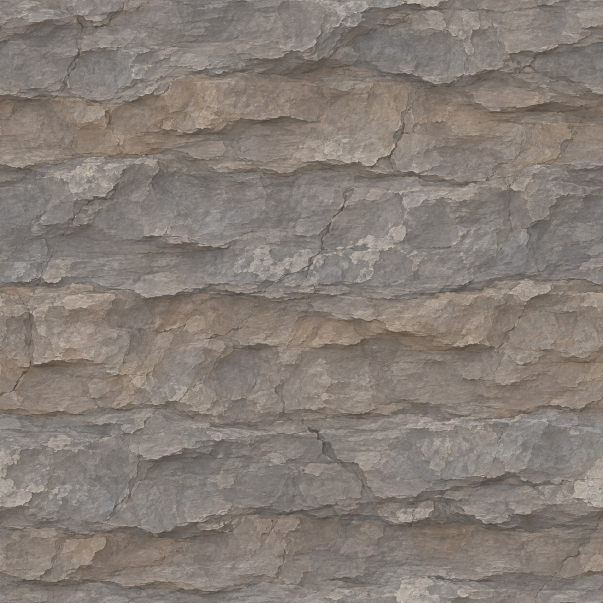
#> input picture assets/gpt-env/source/sheet-01-cliff.jpg, 1206 x 1206 px (shown at 1/2 size); its folder holds only this picture in this run
$ python process_env.py
#> lines starting #> are read from the running program, lines starting #| are printed output that depends on the picture
#!/usr/bin/env python3
"""Process the 6 GPT environment sheets (round 21) into game
assets. Originals stay in ../source/; outputs land in ../ and
../moss, ../foam. Writes process-report.json with inspection
and seam metrics."""
import json, os
import numpy as np
from PIL import Image, ImageFilter
from scipy import ndimage

BASE = os.path.dirname(os.path.dirname(os.path.abspath(__file__)))
SRC = os.path.join(BASE, 'source')
REPORT = {}

def load(name):
    return Image.open(os.path.join(SRC, name)).convert('RGB')

def seam_ratio(a):
    """Mean |diff| across the wrap seam vs typical interior diff."""
    x = np.abs(a[:, 0].astype(int) - a[:, -1].astype(int)).mean()
    xi = np.abs(np.diff(a, axis=1).astype(int)).mean()
    y = np.abs(a[0, :].astype(int) - a[-1, :].astype(int)).mean()
    yi = np.abs(np.diff(a, axis=0).astype(int)).mean()
    return {'x': round(float(x / max(xi, 1e-6)), 2), 'y': round(float(y / max(yi, 1e-6)), 2)}

def crossfade(a, width, axis):
    """Force wrap-seamlessness: blend edge bands toward their
    mirrored counterparts with a smooth ramp, so the outermost
    rows/columns become identical and the transition inland is
    gradual. Works on RGB and RGBA float arrays."""
    a = a.copy()
    a = np.moveaxis(a, axis, 0)
    n = a.shape[0]
    for i in range(width):
        wl = (width - i) / width * 0.5
        li, ri = i, n - 1 - i
        l = a[li].copy()
        r = a[ri].copy()
        a[li] = l * (1 - wl) + r * wl
        a[ri] = r * (1 - wl) + l * wl
    return np.moveaxis(a, 0, axis)

def flatten_light(im, strength=0.35, blur=42):
    a = np.asarray(im).astype(np.float32)
    lum = a.mean(axis=2, keepdims=True)
    soft = np.asarray(Image.fromarray(
        np.clip(lum[:, :, 0], 0, 255).astype(np.uint8)).filter(
        ImageFilter.GaussianBlur(blur))).astype(np.float32)[:, :, None]
    ratio = (lum.mean() / np.maximum(soft, 1.0)) ** strength
    return Image.fromarray(np.clip(a * ratio, 0, 255).astype(np.uint8))

# [57 lines left out: functions black_to_alpha, soft_alpha_rgba, components, attach_satellites, not called in this run]

# ----------------------------------------------------------------
# 1. cliff face
# ----------------------------------------------------------------
def do_cliff():
    im = load('sheet-01-cliff.jpg')
#> in load, returned value is the input picture: PIL image 1206x1206 RGB; mean R, G, B 133.8, 125.2, 118.1
    src_size = im.size
#> src_size = (1206, 1206)
    im = im.resize((1024, 1024), Image.LANCZOS)
    im = flatten_light(im, 0.35)
#> in flatten_light, `ratio = (lum.mean() / np.maximum(soft, 1.0)) ** strength`:
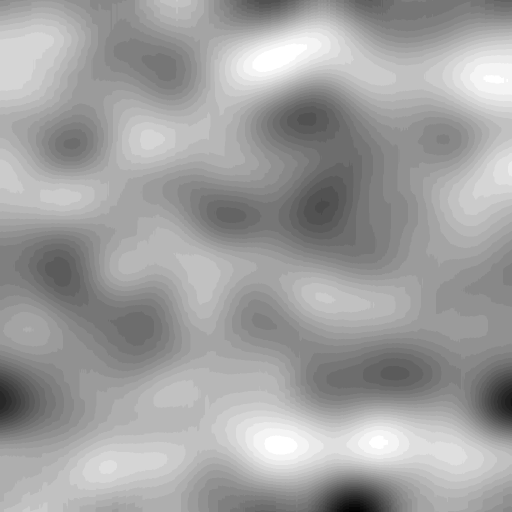
#> ratio: shape (1024, 1024, 1) float32 (shown at 1/2 size); min 0.954, max 1.03, mean 1; drawn with min black and max white
    a = np.asarray(im).astype(np.float32)
    before = seam_ratio(a[:, :, 0])
#> in seam_ratio, `x = np.abs(a[:, 0].astype(int) - a[:, -1].astype(int)).mean()`: x = 9.64
#> in seam_ratio, `xi = np.abs(np.diff(a, axis=1).astype(int)).mean()`: xi = 4.38
#> in seam_ratio, `xi = np.abs(np.diff(a, axis=1).astype(int)).mean()`:
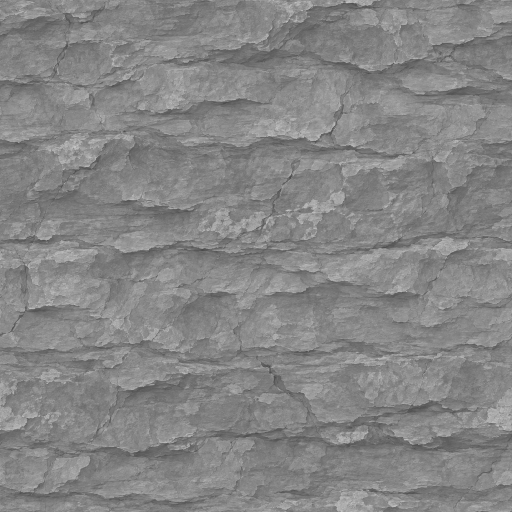
#> a: shape (1024, 1024) float32 (shown at 1/2 size); min 65, max 210, mean 133.3
#> in seam_ratio, `y = np.abs(a[0, :].astype(int) - a[-1, :].astype(int)).mean()`: y = 10.75
#> in seam_ratio, `yi = np.abs(np.diff(a, axis=0).astype(int)).mean()`: yi = 6.3
#> before = {'x': 2.2, 'y': 1.71}
    a = crossfade(a, 110, 1)
#> in crossfade, `a = np.moveaxis(a, axis, 0)`:
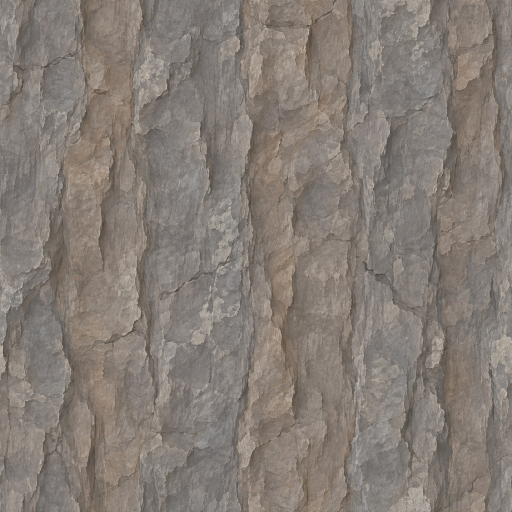
#> a: shape (1024, 1024, 3) float32 (shown at 1/2 size); mean of channels 0, 1, 2 133.3, 124.7, 117.6; drawn as R, G, B
    a = crossfade(a, 110, 0)
    after = seam_ratio(a[:, :, 0])
#> after = {'x': 0, 'y': 0}
    out = Image.fromarray(np.clip(a, 0, 255).astype(np.uint8))
    out.save(os.path.join(BASE, 'cliff-face.png'))
    # structure-only normal: low-frequency luminance, mild strength
    g = np.asarray(out.convert('L').filter(ImageFilter.GaussianBlur(5))).astype(np.float32)
    gx = ndimage.sobel(g, axis=1) / 255.0 * 1.15
    gy = ndimage.sobel(g, axis=0) / 255.0 * 1.15
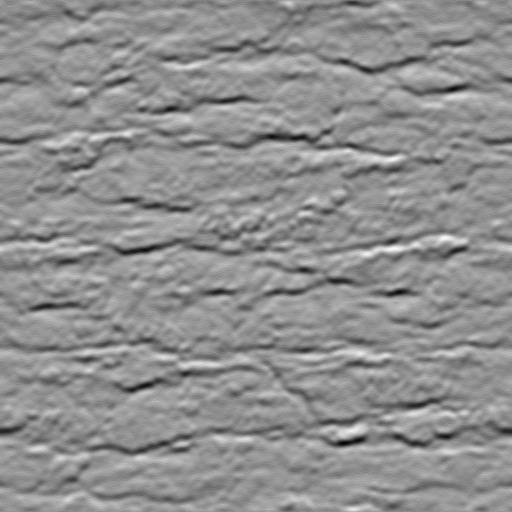
#> gy: shape (1024, 1024) float32 (shown at 1/2 size); min -0.18, max 0.14, mean 3.17e-06; drawn with min black and max white
    n = np.dstack([-gx, -gy, np.ones_like(gx)])
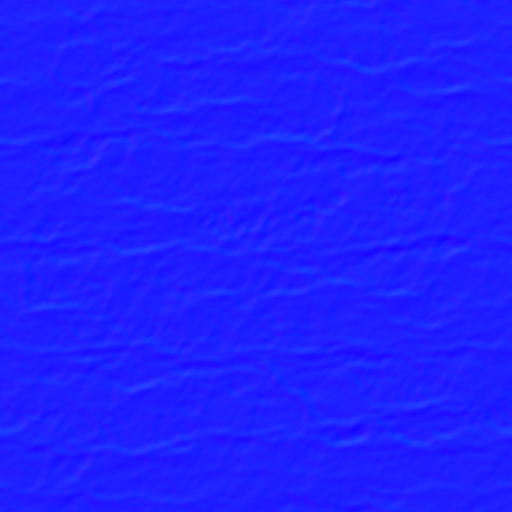
#> n: shape (1024, 1024, 3) float32 (shown at 1/2 size); mean of channels 0, 1, 2 -3.51e-06, -3.09e-06, 1; drawn with min black and max white
    n /= np.linalg.norm(n, axis=2, keepdims=True)
    nrm = Image.fromarray(((n * 0.5 + 0.5) * 255).astype(np.uint8)).resize((512, 512), Image.LANCZOS)
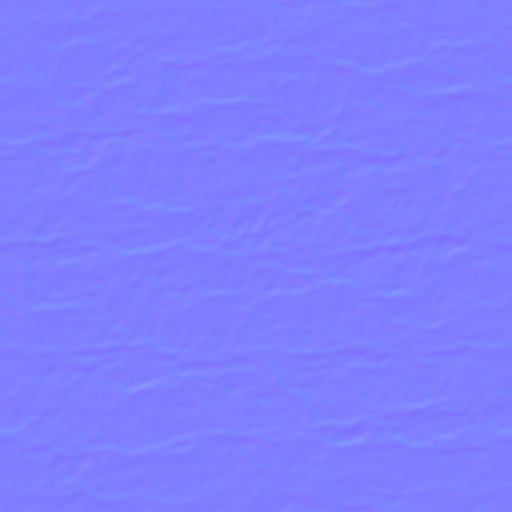
#> nrm: PIL image 512x512 RGB; mean R, G, B 127, 127, 254.1
    nrm.save(os.path.join(BASE, 'cliff-face_n.png'))
    prev = Image.new('RGB', (1024, 1024))
#> prev: PIL image 1024x1024 RGB; every value is 0
    tile = out.resize((256, 256), Image.LANCZOS)
    for i in range(4):
        for j in range(4):
            prev.paste(tile, (i * 256, j * 256))
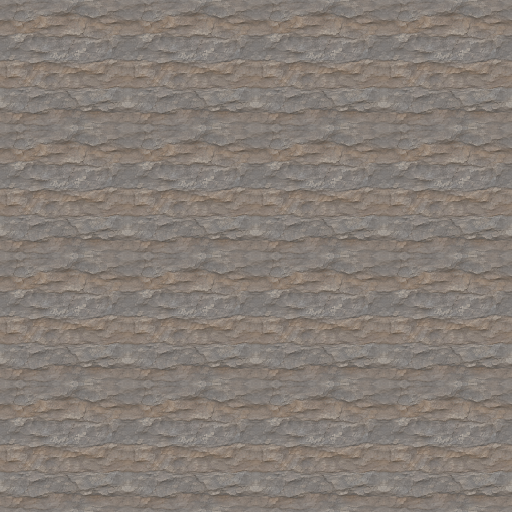
#> prev: PIL image 1024x1024 RGB (shown at 1/2 size); mean R, G, B 133.1, 124.5, 117.4
    prev.save(os.path.join(BASE, 'cliff-face-preview4x4.png'))
    REPORT['cliff'] = {'source': src_size, 'bg': 'full-bleed', 'seamBefore': before,
                       'seamAfter': after, 'scale': '1024px = 2 m; strata 20-40 cm'}

# ----------------------------------------------------------------
# 2. scree ground (3x3 flip mosaic halves the rock scale twice)
# ----------------------------------------------------------------
def do_scree():
    im = load('sheet-02-scree.jpg').resize((1024, 1024), Image.LANCZOS)
    cell = im.resize((342, 342), Image.LANCZOS)
    flips = [[0, 1, 0], [2, 3, 2], [0, 1, 0]]
    mosaic = Image.new('RGB', (1026, 1026))
    for r in range(3):
        for c in range(3):
            t = cell
            if flips[r][c] & 1:
                t = t.transpose(Image.FLIP_LEFT_RIGHT)
            if flips[r][c] & 2:
                t = t.transpose(Image.FLIP_TOP_BOTTOM)
            mosaic.paste(t, (c * 342, r * 342))
    mosaic = mosaic.crop((0, 0, 1024, 1024))
    a = np.asarray(mosaic).astype(np.float32)
    before = seam_ratio(a[:, :, 0])
    a = crossfade(a, 90, 1)
    a = crossfade(a, 90, 0)
    after = seam_ratio(a[:, :, 0])
    out = Image.fromarray(np.clip(a, 0, 255).astype(np.uint8))
    out.save(os.path.join(BASE, 'ground-scree.png'))
    prev = Image.new('RGB', (1024, 1024))
    tile = out.resize((256, 256), Image.LANCZOS)
    for i in range(4):
        for j in range(4):
            prev.paste(tile, (i * 256, j * 256))
    prev.save(os.path.join(BASE, 'ground-scree-preview4x4.png'))
    REPORT['scree'] = {'source': (1206, 1206), 'seamBefore': before, 'seamAfter': after,
                       'scale': 'tile 6 m; 3x3 mosaic -> pattern cell 2 m; drawn rocks ~5-33 cm'}

# ----------------------------------------------------------------
# 3. moss patches
# ----------------------------------------------------------------
# [155 lines left out: functions do_moss, do_streaks, do_foam, do_shore, not called in this run]

do_cliff()
#> (the run stopped early here; a loop or call above may not have finished)
